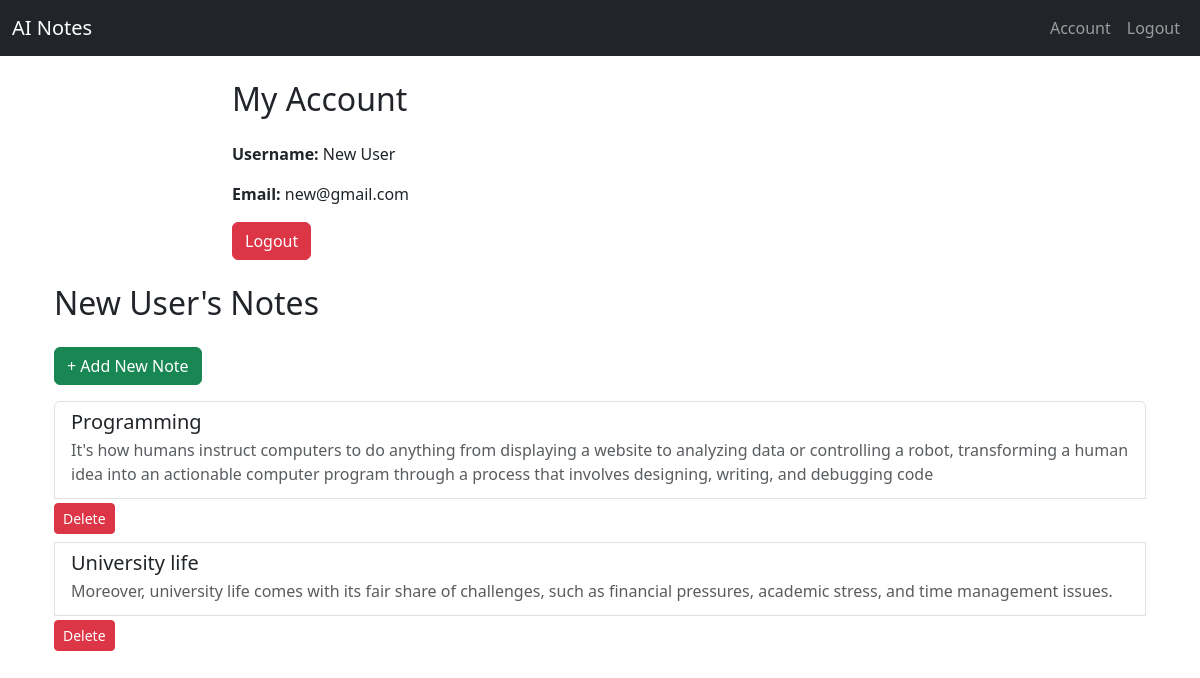
Page /account (signed in) on the committed database.
### noteapp/models.py (models this page shows, shortened)
class User(db.Model,UserMixin):
    id=db.Column(db.Integer,primary_key=True)
    username=db.Column(db.String(150),unique=True,nullable=False)
    email=db.Column(db.String(150),unique=True,nullable=False)
    password=db.Column(db.String(150),nullable=False)
    notes=db.relationship('Note',backref='author',lazy=True)

class Note(db.Model):
    id = db.Column(db.Integer, primary_key=True)
    title = db.Column(db.String(200), nullable=False)
    content = db.Column(db.Text, nullable=False)
    created_at = db.Column(db.DateTime, default=datetime.utcnow)
    category = db.Column(db.String(100))   # Auto-tagging result
    keywords = db.Column(db.String(300))   # Extracted keywords
    summary = db.Column(db.Text)           # Auto-generated summary
    user_id = db.Column(db.Integer, db.ForeignKey('user.id'), nullable=False)

### noteapp/routes.py (the view)
@app.route("/account",methods=['GET','POST'])
@login_required
def account():
    notes = Note.query.filter_by(user_id=current_user.id).all()
    return render_template("account.html",title='Account',notes=notes)

### noteapp/models.py (called while the page is built)
@login_manager.user_loader
def load_user(user_id):
    return User.query.get(int(user_id))

### noteapp/Templates/account.html
{% extends "layout.html" %}
{% block content %}
<div class="row justify-content-center">
    <div class="col-md-8">
        <h2 class="mb-4">My Account</h2>
        <p><strong>Username:</strong> {{ current_user.username }}</p>
        <p><strong>Email:</strong> {{ current_user.email }}</p>
        <a href="{{ url_for('logout') }}" class="btn btn-danger">Logout</a>
    </div>
</div>
<div class="container mt-4">
    <h2 class="mb-4">{{ current_user.username }}'s Notes</h2>
    <a href="{{ url_for('add_note') }}" class="btn btn-success mb-3">+ Add New Note</a>
    {% if notes %}
        <div class="list-group">
            {% for note in notes %}
                <a href="{{ url_for('view_note', note_id=note.id) }}" class="list-group-item list-group-item-action">
                    <h5 class="mb-1">{{ note.title }}</h5>
                    <p class="mb-1 text-muted">{{ note.summary or note.content[:100] ~ "..." }}</p>
                </a>
                <form action="{{ url_for('delete_note',note_id=note.id) }}" method="POST" style="display:inline;">
                    <button type="submit" class="btn btn-sm btn-danger mt-1 mb-2">Delete</button>
                </form>
            {% endfor %}
        </div>
    {% else %}
        <p class="text-muted">You don't have any notes yet. <a href="{{ url_for('add_note') }}">Create one now!</a></p>
    {% endif %}
</div>
{% endblock %}

### rows in the picture
User: username "New User", email "new@gmail.com"
Note: title "Programming", summary "It's how humans instruct computers to do anything from displaying a website to analyzing data or controlling a robot, transforming a human idea into an actionable computer program through a process that involves designing, writing, and debugging code"
Note: title "University life", summary "Moreover, university life comes with its fair share of challenges, such as financial pressures, academic stress, and time management issues."
